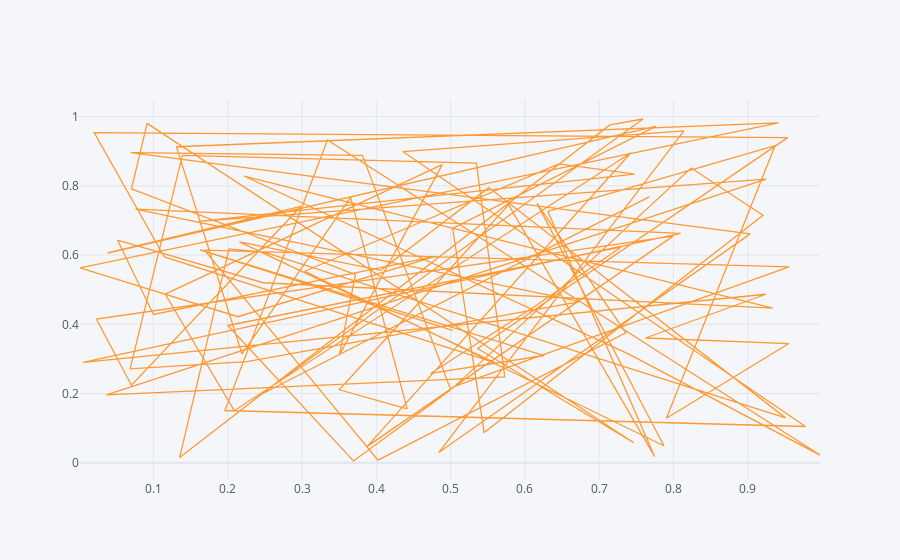

Source (notebook cell):
### Code cell
df.iplot(kind='scatter', x='a',y='b')
